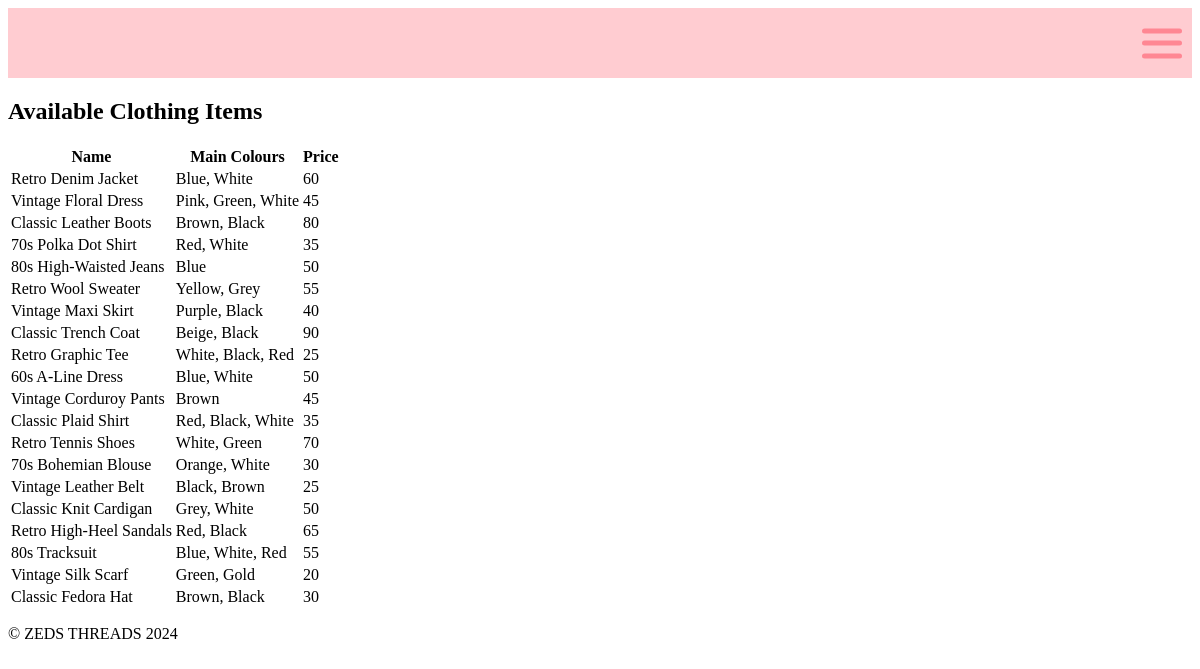
/shopnow.html, run on the app's committed database.
### tables this page shows
CREATE TABLE clothing_data (id INTEGER PRIMARY KEY, name TEXT (0, 100), main_colours TEXT (1, 100), price NUMERIC (1, 5), cat_id NUMERIC REFERENCES clothing_catergory (catergoryid));

### main.py (the view)
@app.route('/shopnow.html')
def render_database():
    con = create_connection(DATABASE)
    if con:
        query = "SELECT name, main_colours, price FROM clothing_data"
        cur = con.cursor()
        cur.execute(query)
        clothing_list = cur.fetchall()
        con.close()
        for clothing in clothing_list:
            print(clothing)
        return render_template('shopnow.html', clothing=clothing_list)
    else:
        return "Error"

### main.py (called while the page is built)
def create_connection(db_file):
    try:
        connection = sqlite3.connect(db_file)
        return connection
    except Error as e:
        print(e)
    return None

### templates/shopnow.html (shortened to what this page needs)
{% extends "base.html" %}
{% block main %}
<h2>Available Clothing Items</h2>
<table>
    <tr>
        <th>Name</th>
        <th>Main Colours</th>
        <th>Price</th>
    </tr>
    {% for item in clothing %}
    <tr>
        <td>{{ item[0] }}</td>
        <td>{{ item[1] }}</td>
        <td>{{ item[2] }}</td>
    </tr>
    {% endfor %}
</table>
{% endblock %}

### templates/base.html (shortened to what this page needs)
<!doctype html>
<html lang="en">
<head>
  <link href="/static/styles.css" rel="stylesheet" type="text/css">
</head>
<body>
  <nav>
    <div class="ham-menu">
      <span></span>
      <span></span>
      <span></span>
    </div>
  </nav>
  <main>
    {% block main %}
    {% endblock %}
  </main>
  <footer>
    <div class="footer">
      <p>© ZEDS THREADS 2024</p>
    </div>
  </footer>
</body>
</html>

### static/styles.css (style rules this page uses)
nav { padding: 10px; display: flex; background-color: rgb(255, 204, 209); }
.ham-menu { height: 50px; width: 40px; margin-left: auto; position: relative; z-index: 200; }
.ham-menu span { height: 5px; width: 100%; background-color: #ff8793; border-radius: 25px; position: absolute; left: 50%; top: 50%; transform: translate(-50%, -50%); transition: .3s ease; }
.ham-menu span:nth-child(1) { top: 25%; }
.ham-menu span:nth-child(2) { top: 50%; }
.ham-menu span:nth-child(3) { top: 75%; }

### data on the page
clothing_data: name "Retro Denim Jacket", main_colours "Blue, White", price "60"
clothing_data: name "Vintage Floral Dress", main_colours "Pink, Green, White", price "45"
clothing_data: name "Classic Leather Boots", main_colours "Brown, Black", price "80"
clothing_data: name "70s Polka Dot Shirt", main_colours "Red, White", price "35"
clothing_data: name "80s High-Waisted Jeans", main_colours "Blue", price "50"
clothing_data: name "Retro Wool Sweater", main_colours "Yellow, Grey", price "55"
clothing_data: name "Vintage Maxi Skirt", main_colours "Purple, Black", price "40"
clothing_data: name "Classic Trench Coat", main_colours "Beige, Black", price "90"
clothing_data: name "Retro Graphic Tee", main_colours "White, Black, Red", price "25"
clothing_data: name "60s A-Line Dress", main_colours "Blue, White", price "50"
clothing_data: name "Vintage Corduroy Pants", main_colours "Brown", price "45"
clothing_data: name "Classic Plaid Shirt", main_colours "Red, Black, White", price "35"
clothing_data: name "Retro Tennis Shoes", main_colours "White, Green", price "70"
clothing_data: name "70s Bohemian Blouse", main_colours "Orange, White", price "30"
clothing_data: name "Vintage Leather Belt", main_colours "Black, Brown", price "25"
clothing_data: name "Classic Knit Cardigan", main_colours "Grey, White", price "50"
clothing_data: name "Retro High-Heel Sandals", main_colours "Red, Black", price "65"
clothing_data: name "80s Tracksuit", main_colours "Blue, White, Red", price "55"
clothing_data: name "Vintage Silk Scarf", main_colours "Green, Gold", price "20"
clothing_data: name "Classic Fedora Hat", main_colours "Brown, Black", price "30"
